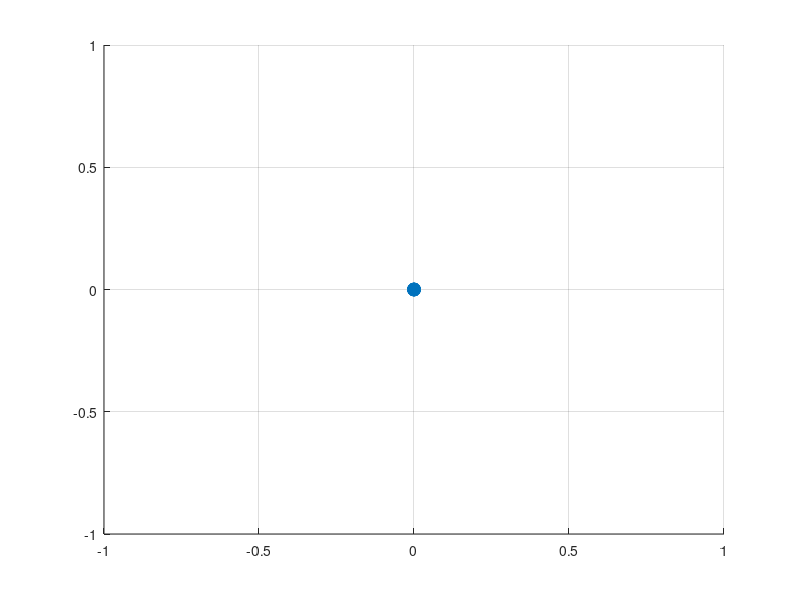

This figure's MATLAB source: (Note: this script raises an error after producing the figure.)
% === analytical_validation.m ===
clear; clc; close all;

disp('Starting Analytical Validation & Convergence Study...');

% 1. Analytical Baseline Setup
sigma0 = 100;          % Applied far-field tension (MPa)
Kt_infinite = 3.0;     % Theoretical Stress Concentration Factor (Infinite Plate)
analytical_limit = Kt_infinite * sigma0; 

% 2. Define Meshes to Evaluate
mesh_folder = 'grid convergence'; 
mesh_files = {
    fullfile(mesh_folder, 'mesh_coarse'), ...
    fullfile(mesh_folder, 'mesh_medium'), ...
    fullfile(mesh_folder, 'mesh_fine'), ...
    fullfile(mesh_folder, 'mesh_ultra')
};

num_studies = length(mesh_files);
fem_max_stress = zeros(num_studies, 1);
element_counts = zeros(num_studies, 1);

% 3. Run the FEM Solver for Each Mesh
for i = 1:num_studies
    current_mesh = mesh_files{i};
    fprintf('\nExtracting data from %s...\n', current_mesh);
    
    try
        % Call your existing solver (show_plot = false)
        [max_stress, numElems, ~, ~, ~, ~] = run_fem_solver(current_mesh, false);
        
        % Store the outputs
        fem_max_stress(i) = max_stress;
        element_counts(i) = numElems;
        
        fprintf('  Elements: %d | FEM Peak Stress: %.2f MPa\n', numElems, max_stress);
    catch ME
        fprintf('  ERROR reading %s: %s\n', current_mesh, ME.message);
    end
end

% 4. Plotting the Validation Curve
disp('Generating Validation Plot...');
fig_val = figure('Name', 'Analytical Validation', 'NumberTitle', 'off', 'Position', [200, 200, 800, 500]);
hold on; grid on;

% Plot FEM Convergence
plot(element_counts, fem_max_stress, '-o', 'LineWidth', 2, 'MarkerSize', 8, ...
    'MarkerFaceColor', '#0072BD', 'Color', '#0072BD', 'DisplayName', 'Custom FEM Solver');

% Plot Analytical Baseline (Infinite Plate)
yline(analytical_limit, '--r', 'LineWidth', 2, 'DisplayName', 'Kirsch Analytical (Infinite Plate, K_t = 3)');

% Formatting
title('Convergence of Peak Von Mises Stress vs. Analytical Baseline');
xlabel('Number of Elements (Mesh Density)');
ylabel('Maximum Von Mises Stress (MPa)');
legend('Location', 'southeast', 'FontSize', 11);

% Annotate the final converged FEM value
final_elems = element_counts(end);
final_stress = fem_max_stress(end);
text(final_elems, final_stress, sprintf('  Converged: %.1f MPa', final_stress), ...
    'VerticalAlignment', 'bottom', 'HorizontalAlignment', 'right', 'FontWeight', 'bold', 'Color', '#0072BD');

% Save the plot automatically
val_save_path = fullfile(mesh_folder, 'analytical_validation.png');
exportgraphics(fig_val, val_save_path, 'Resolution', 300);

disp('Validation complete! Plot saved to grid convergence folder.');
